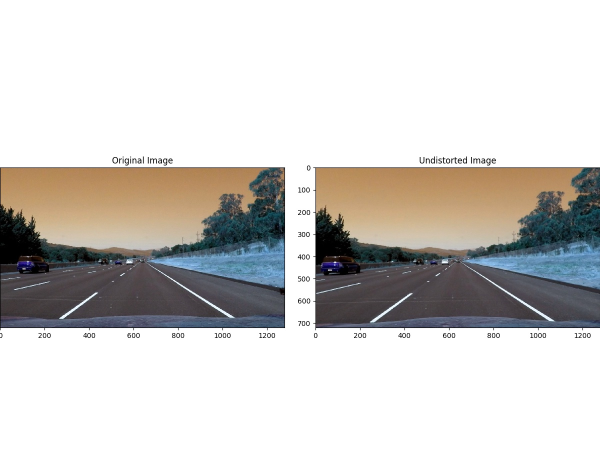
#> input picture test_img.jpg, 1200 x 900 px (shown at 1/2 size); its folder holds only this picture in this run
$ python -i util.py   (imports and definitions only)   (older library calls are emulated)
#> lines starting #> are read from the running program, lines starting #| are printed output that depends on the picture
#> further down, picture is the input picture: shape (900, 1200, 3); mean B, G, R 201.5, 204.3, 206.7
import pickle
import matplotlib

# [1 line not run here, left out]
import matplotlib.image as mpimg
import numpy as np

import matplotlib.pyplot as plt
import cv2
import glob


# [55 lines left out: functions plot_and_save, read_data, undistort, not called in this run]


# performs the camera calibration
def calibrate(img, objpoints, imgpoints):
    gray = cv2.cvtColor(img, cv2.COLOR_BGR2GRAY)
    return cv2.calibrateCamera(objpoints, imgpoints, gray.shape[::-1], None, None)


# [51 lines left out: functions perspective_transform, corners_unwarp, not called in this run]


# Define a function that takes an image, gradient orientation,
# and threshold min / max values.
def abs_sobel_thresh(img, orient='x', thresh_min=0, thresh_max=255):
    # Convert to grayscale
#> called with orient = 'x', thresh_min = 0, thresh_max = 255
    gray = cv2.cvtColor(img, cv2.COLOR_BGR2GRAY)
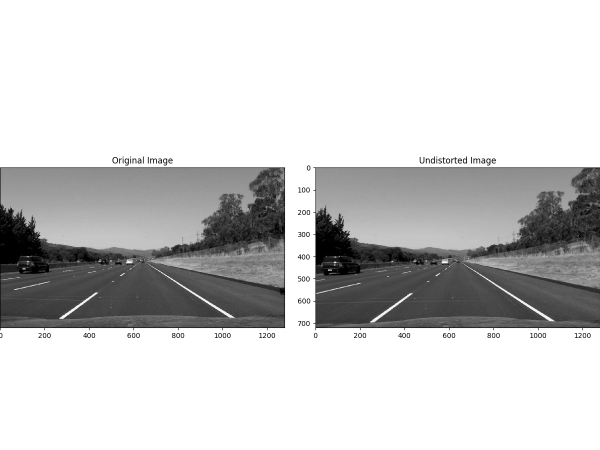
#> gray: shape (900, 1200) (shown at 1/2 size); min 0, max 255, mean 204.7
    # Apply x or y gradient with the OpenCV Sobel() function
    # and take the absolute value
    if orient == 'x':
        abs_sobel = np.absolute(cv2.Sobel(gray, cv2.CV_64F, 1, 0))
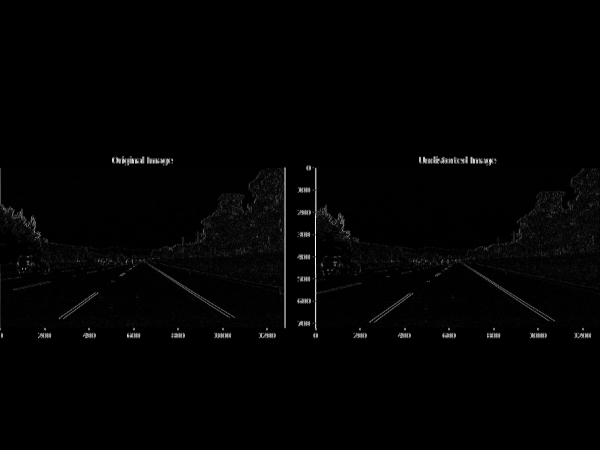
#> abs_sobel: shape (900, 1200) float64 (shown at 1/2 size); min 0, max 1020, mean 11.6; drawn with min black and max white
    if orient == 'y':
        abs_sobel = np.absolute(cv2.Sobel(gray, cv2.CV_64F, 0, 1))
    # Rescale back to 8 bit integer
    scaled_sobel = np.uint8(255 * abs_sobel / np.max(abs_sobel))
    # Create a copy and apply the threshold
    binary_output = np.zeros_like(scaled_sobel)
    # Here I'm using inclusive (>=, <=) thresholds, but exclusive is ok too
    binary_output[(scaled_sobel >= thresh_min) & (scaled_sobel <= thresh_max)] = 1

    # Return the result
    return binary_output


# Define a function to return the magnitude of the gradient
# for a given sobel kernel size and threshold values
# [573 lines left out: functions mag_thresh, dir_threshold, draw_grid, color_select, hls_select, hsv_select and 12 more, not called in this run]

>>> import cv2
>>> picture = cv2.imread('test_img.jpg')
>>> result = abs_sobel_thresh(picture)
#> result: shape (900, 1200); every value is 1
